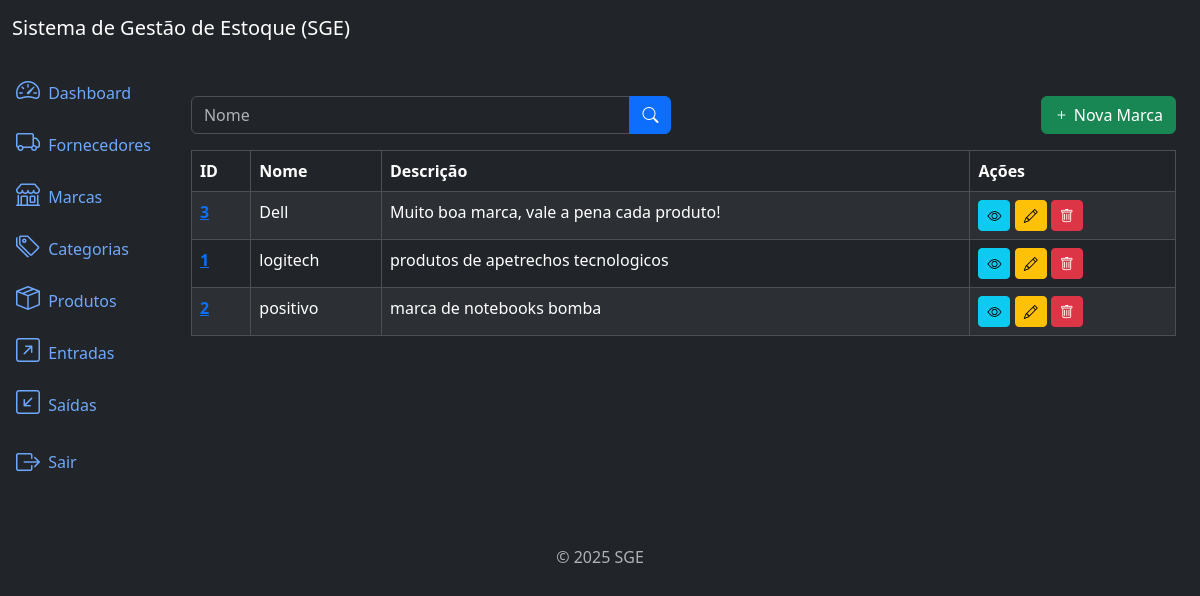
/brands/list/ (signed in), run on an earlier commit of the app's database.
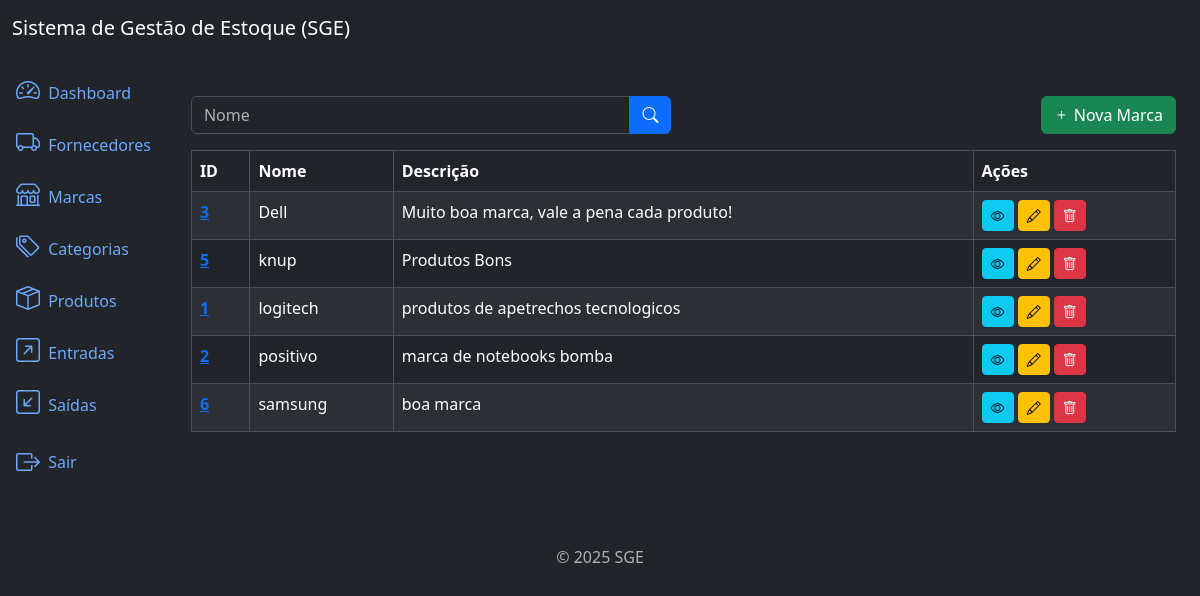
And on a later commit of the database.
### brands/models.py (models this page shows, shortened)
class Brand(models.Model):
    name = models.CharField(max_length=500)
    description = models.TextField(null=True, blank=True)
    created_at = models.DateTimeField(auto_now_add=True)
    updated_at =  models.DateTimeField(auto_now=True)
    class Meta:
        ordering = ['name','id']

### brands/views.py (the view)
# urls.py: path('brands/list/', views.BrandListView.as_view(), name='brand_list'),
class BrandListView(LoginRequiredMixin,PermissionRequiredMixin, ListView):
    model = models.Brand
    template_name = 'brand_list.html'
    context_object_name = 'brands'
    paginate_by = 9
    permission_required = 'brands.view_brand'
    def get_queryset(self):
        queryset = super().get_queryset()
        name = self.request.GET.get('name')
        if name:
            queryset = queryset.filter(name__icontains=name)
        return queryset

### brands/templates/brand_list.html (shortened to what this page needs)
{% extends 'base.html' %}
{% block content %}
<div class="row mb-3">
  <div class="col-md-6">
    <form method="get" action="{% url 'brand_list' %}">
      <div class="input-group">
        <input type="text" class="form-control" name="name" placeholder="Nome" value="{{ request.GET.name }}">
        <button type="submit" class="btn btn-primary">
          <i class="bi bi-search"></i>
        </button>
      </div>
    </form>
  </div>
  {% if perms.brands.add_brand %}
  <div class="col-md-6">
    <a href="{% url 'brand_create' %}" class="btn btn-success float-end">
      <i class="bi bi-plus"></i> Nova Marca
    </a>
  </div>
  {% endif %}
</div>
<div class="table-responsive">
  <table class="table table-striped table-bordered">
    <thead class="thead-dark">
      <tr>
        <th>ID</th>
        <th>Nome</th>
        <th>Descrição</th>
        <th>Ações</th>
      </tr>
    </thead>
    <tbody>
      {% for brand in brands %}
      <tr>
        <td>
          <a href="{% url 'brand_detail' brand.id %}" class="text-primary fw-semibold">
            {{ brand.id }}
          </a>
        </td>
        <td>{{ brand.name }}</td>
        <td>{{ brand.description }}</td>
        <td>
          <a href="{% url 'brand_detail' brand.id %}" class="btn btn-info btn-sm">
            <i class="bi bi-eye"></i>
          </a>
          {% if perms.brands.change_brand %}
          <a href="{% url 'brand_update' brand.id %}" class="btn btn-warning btn-sm">
            <i class="bi bi-pencil"></i>
          </a>
          {% endif %}
          {% if perms.brands.delete_brand %}
          <a href="{% url 'brand_delete' brand.id %}" class="btn btn-danger btn-sm btn-delete">
            <i class="bi bi-trash"></i>
          </a>
          {% endif %}
        </td>
      </tr>
      {% endfor %}
    </tbody>
  </table>
</div>
{% endblock %}

What changed in the data, as far as the page shows it:
added Brand: id "5", name "knup", description "Produtos Bons"
added Brand: id "6", name "samsung", description "boa marca"
